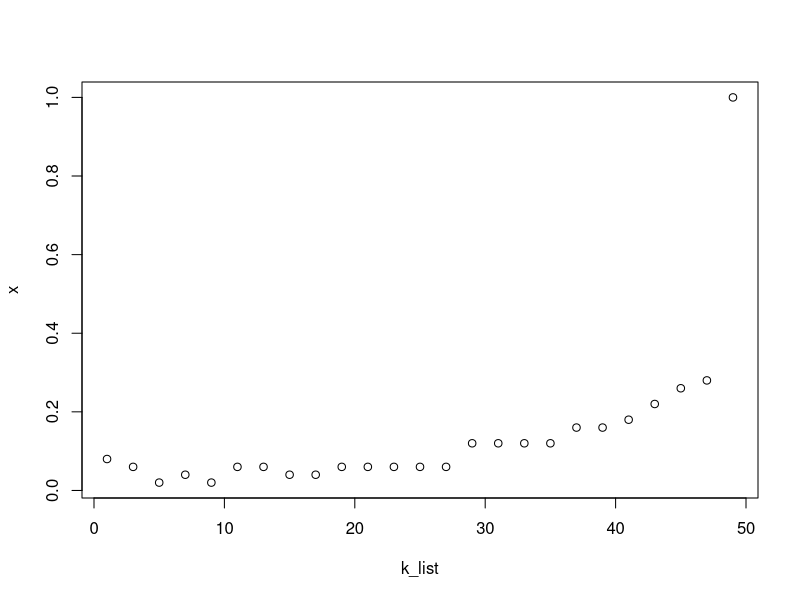

Here is the R script that generated this plot:
library(MASS)
library(class)
data(iris3)
train<-rbind(iris3[1:25,,2],iris3[1:25,,3])
train <- scale(train)
test<-rbind(iris3[26:50,,2],iris3[26:50,,3])
test <- scale(test)
cl<-factor(c(rep("c",25),rep("v",25)))  

x <- list()
k_list <- list()
for (i in 1:25){
  k <- 2*i -1
  k_list <- c(k_list,list(2*i -1))
  knn_k <- knn.cv(train,cl,k,prob=TRUE) 
  x <- c(x,list((sum(cl!=knn_k))/50 ))
}
x
plot(k_list,x)
